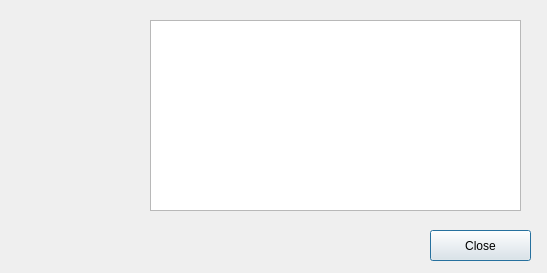
<?xml version="1.0" encoding="UTF-8"?>
<ui version="4.0">
 <class>About</class>
 <widget class="QDialog" name="About">
  <property name="geometry">
   <rect>
    <x>0</x>
    <y>0</y>
    <width>547</width>
    <height>273</height>
   </rect>
  </property>
  <property name="windowTitle">
   <string>About</string>
  </property>
  <widget class="QPushButton" name="Close_pushButton">
   <property name="geometry">
    <rect>
     <x>430</x>
     <y>230</y>
     <width>101</width>
     <height>31</height>
    </rect>
   </property>
   <property name="text">
    <string>Close</string>
   </property>
  </widget>
  <widget class="QLabel" name="logo_label">
   <property name="geometry">
    <rect>
     <x>10</x>
     <y>0</y>
     <width>150</width>
     <height>120</height>
    </rect>
   </property>
   <property name="minimumSize">
    <size>
     <width>150</width>
     <height>0</height>
    </size>
   </property>
   <property name="text">
    <string/>
   </property>
  </widget>
  <widget class="QPlainTextEdit" name="about_plainTextEdit">
   <property name="geometry">
    <rect>
     <x>150</x>
     <y>20</y>
     <width>371</width>
     <height>191</height>
    </rect>
   </property>
   <property name="plainText">
    <string/>
   </property>
  </widget>
 </widget>
 <resources/>
 <connections/>
</ui>
